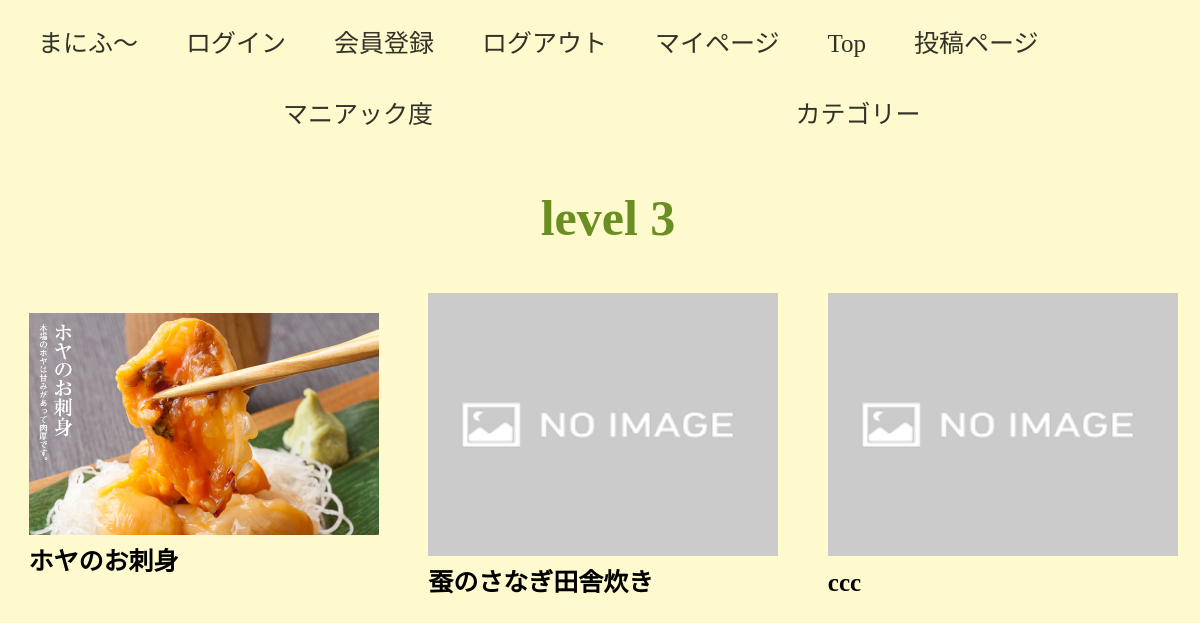
Page /level3 on the committed database.
### tables this page shows
CREATE TABLE "posts" (
	"id"	INTEGER,
	"user_id"	INTEGER,
	"title"	TEXT,
	"image"	TEXT,
	"main_evaluation"	INTEGER,
	"main_comment"	TEXT,
	"location"	TEXT,
	"category"	TEXT,
	"date"	TEXT,
	PRIMARY KEY("id" AUTOINCREMENT)
);

### each_program/yuki.py (the view)
@app.route("/level3", methods=["GET"])
def level3():
    conn = sqlite3.connect("graduation_work.db")
    c = conn.cursor()
    c.execute("select id, image, title from posts where main_evaluation = 'level 3'")
    post = []
    for item in c.fetchall():
        post.append({"post_id":item[0],"image":item[1],"title":item[2]})
    return render_template("level3.html", tpl_post = post,)

### templates/level3.html
{% extends "base.html" %}
{% block content %}
    <article>
        <section id="sec1">
            <h1>level 3</h1>
        </section>
        <section id="sec2">
            <div class="items">
                {% for post_item in tpl_post %}
                <div class="post_item">
                    <a href="/introduce/{{post_item['post_id']}}"><img src="/static/img/{{post_item['image']}}" class="image_top" alt="投稿内容"></a>
                    <a href="/introduce/{{post_id}}"><p class = "title">{{post_item["title"]}}</p></a>
                </div>
                {% endfor %}
            </div>
        </section>
    </article>
{% endblock %}

### static/css/style.css (style rules this page uses)
body { background: #fff; text-align: center; font-size: 25px; line-height: 1.4; min-width: 100%; -webkit-text-size-adjust: 100%; background-color: #fffacd; font-family:"Honnotate sc"; }
h1 { font-size: 50px; color:#6b8e23; margin-top : 60px; margin-bottom: 20px; }
.items { display:flex; flex-wrap:wrap; justify-content:center; align-items:center; width: 1200px; margin:0 auto; text-align: left; }
.title { font-weight: bolder; }
.post_item { box-sizing: border-box; border:0px solid #ccc; padding: 20px; width: 33.3% ; }
a { text-decoration: none; color:#000000 }
p { margin: 0; }
.image_top { width: 350px; }
img { width: 200px; }
#sec2 { margin-bottom:100px; color:black; }

### rows in the picture
posts: image (picture), title "ホヤのお刺身"
posts: image (placeholder picture), title "蚕のさなぎ田舎炊き"
posts: image (placeholder picture), title "ccc"
